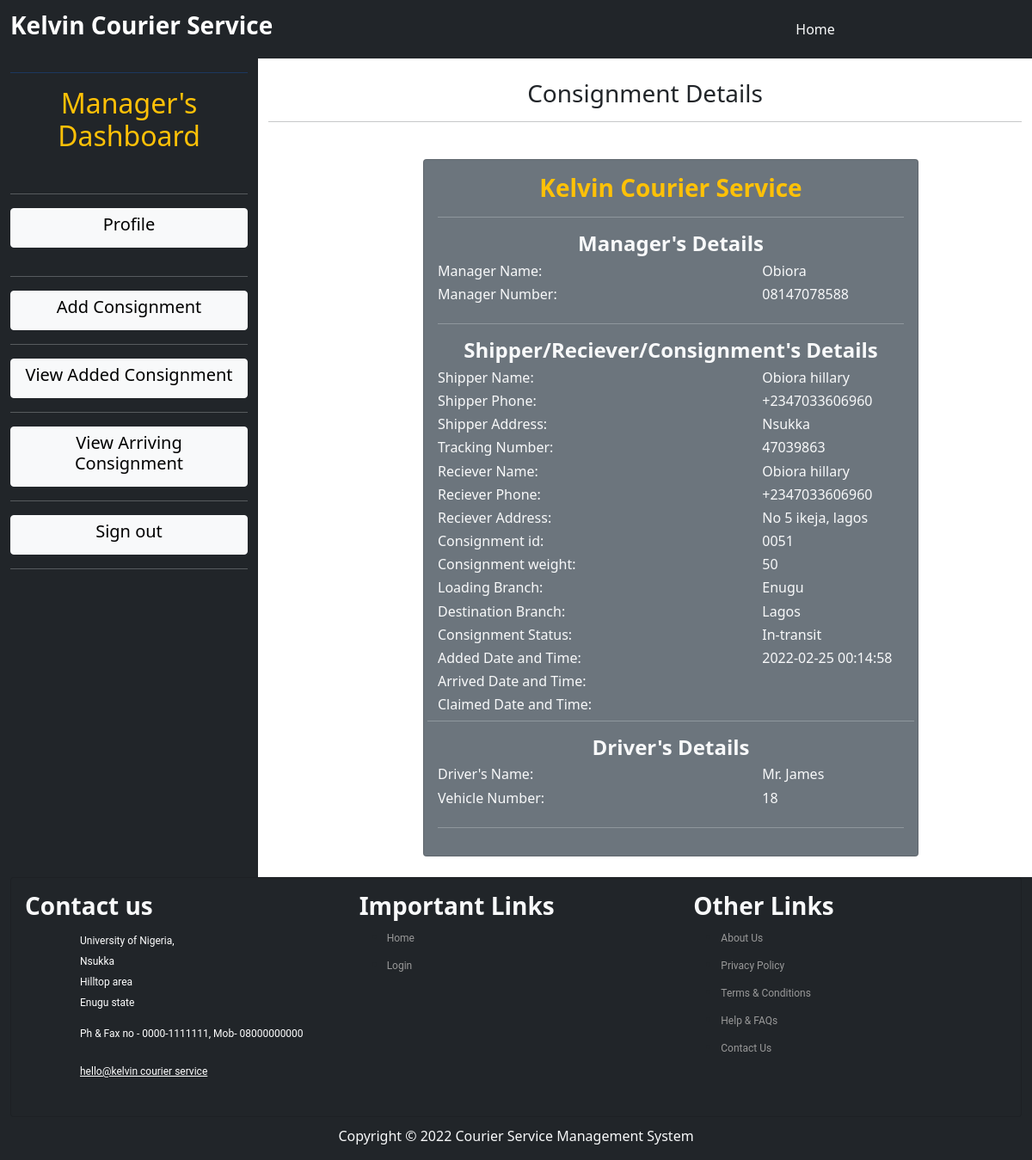
Page /view_consignment_details.php?id=1&view=select (signed in) on the committed database.
### tables this page shows
CREATE TABLE `courier` (
  `id` int(11) NOT NULL,
  `name` varchar(225) NOT NULL,
  `number` varchar(225) NOT NULL,
  `shipper_name` varchar(225) NOT NULL,
  `shipper_phone` varchar(225) NOT NULL,
  `shipper_address` varchar(225) NOT NULL,
  `reciever_name` varchar(225) NOT NULL,
  `reciever_phone` varchar(225) NOT NULL,
  `reciever_address` varchar(225) NOT NULL,
  `consignment_id` varchar(225) NOT NULL,
  `from_city` varchar(225) NOT NULL,
  `to_city` varchar(225) NOT NULL,
  `vehicle_number` varchar(225) NOT NULL,
  `driver_name` varchar(225) NOT NULL,
  `consignment_weight` varchar(225) NOT NULL,
  `tracking_number` varchar(225) NOT NULL,
  `status` varchar(225) NOT NULL,
  `date_arrived` varchar(225) NOT NULL,
  `date_claimed` varchar(225) NOT NULL,
  `time` timestamp NOT NULL DEFAULT current_timestamp()
);

### view_consignment_details.php (the view, shortened to what this page needs)
<?php
include('headerTwo.php');?>
<div class="container-fluid">
    <div class="row">
    <div class="col-3 text-light bg-dark text-center" style="min-height: 600px;"><hr class="bg-primary">
    <h2 class="text-warning">Manager's Dashboard</h2><br><hr>
    <tr class="text-center">
        <button class="fun btn btn-light w-100" data-toggle="collapse" data-target="#manager"><h5>Profile</h5></button>
        </tr><hr class="bg-dark">
        </tr><hr class="bg-light">
        <tr class="text-center">
        <a href="add_consignment.php"><button class="fun btn btn-light w-100"><h5>Add Consignment</h5></button></a>
        </tr><hr class="bg-light">
        <tr class="text-center">
        <a href="view_added_consignment.php"><button class="fun btn btn-light w-100"><h5>View Added Consignment</h5></button></a>
        </tr><hr class="bg-light">
        <tr class="text-center">
        <a href="view_arriving_consignment.php"><button class="fun btn btn-light w-100"><h5>View Arriving Consignment</h5></button></a>
        </tr><hr class="bg-light">
        <tr class="text-center">
        <a href="logout_employee.php"><button class="fun btn btn-light w-100"><h5>Sign out </h5></button></a>
        </tr><hr class="bg-light">
    </div>
    <div class="col-9"><br>
    <h3 class="text-center">Consignment Details</h3><hr>
    <?php
        global $con;
        if(isset($_GET['view']))
        {
        $query=mysqli_query($con,"select * from courier where id = '".$_GET['id']."'");
        while ($row = mysqli_fetch_array($query)) {
    ?>
    <div class="jumbotron">
    <div class="row">
    <div style="margin-top: 3%; margin-left: 20%;" class="col-8">
    <div class="card bg-secondary text-light">
        <div class="card-body">
        <h3 class="text-center text-warning"><strong>Kelvin Courier Service</strong></h1><hr>
        <h4 class="text-center"><strong>Manager's Details</strong></h4>
        <div class="row ">
        <div class="col-8">
            <h6>Manager Name:</h6>
            <h6>Manager Number:</h6>
        </div>
        <div class="col-4">
        <h6 class="d-none"><?php echo $row['id']; ?>
        <h6><?php echo $row['name']; ?></h6>
        <h6><?php echo $row['number']; ?></h6>
        </div>
        </div><hr>
        <h4 class="text-center"><strong>Shipper/Reciever/Consignment's Details</strong></h4>
        <div class="row">
        <div class="col-8">
        <h6>Shipper Name:</h6>
        <h6>Shipper Phone:</h6>
        <h6>Shipper Address:</h6>
        <h6>Tracking Number:</h6>
        <h6>Reciever Name:</h6>
        <h6>Reciever Phone:</h6>
        <h6>Reciever Address:</h6>
        <h6>Consignment id:</h6>
        <h6>Consignment weight:</h6>
        <h6>Loading Branch:</h6>
        <h6>Destination Branch:</h6>
        <h6>Consignment Status:</h6>
        <h6>Added Date and Time:</h6>
        <h6>Arrived Date and Time:</h6>
        <h6>Claimed Date and Time:</h6>
    </div>
     <div class="col-4">
<h6><?php echo $row['shipper_name']; ?></h6>
<h6><?php echo $row['shipper_phone']; ?></h6>
<h6><?php echo $row['shipper_address']; ?></h6>
<h6><?php echo $row['tracking_number']; ?></h6>
<h6><?php echo $row['reciever_name']; ?></h6>
<h6><?php echo $row['reciever_phone']; ?></h6>
<h6><?php echo $row['reciever_address']; ?></h6>
<h6><?php echo $row['consignment_id']; ?></h6>
<h6><?php echo $row['consignment_weight']; ?></h6>
<h6><?php echo $row['from_city']; ?></h6>
<h6><?php echo $row['to_city']; ?></h6>
<h6><?php echo $row['status']; ?></h6>
<h6><?php echo $row['time']; ?></h6>
     </div><hr>
    </div>
    <h4 class="text-center"><strong>Driver's Details</strong></h4>
<div class="row ">
<div class="col-8">
        <h6>Driver's Name:</h6>
        <h6>Vehicle Number:</h6>
     </div>
     <div class="col-4">
<h6><?php echo ucfirst($row['driver_name']); ?></h6>
<h6><?php echo $row['vehicle_number']; ?></h6>
     </div>
    </div><hr>
    </div>
    </div><br>
    </div>
    </div>
    </div>
    </div>
    <?php }
    }else {
      echo "could not view consignment";
    }
            ?>
    <?php include('footer.php'); ?>

### headerTwo.php (style rules this page uses)
body { padding: 0px; margin: 0px; border: 0px; }
.card { background-color: rgba(0, 0, 0, 0.7); }

### rows in the picture
courier: name "Obiora", number "08147078588", shipper_name "Obiora hillary", shipper_phone "+2347033606960", shipper_address "Nsukka", tracking_number "47039863", reciever_name "Obiora hillary", reciever_phone "+2347033606960", reciever_address "No 5 ikeja, lagos", consignment "0051", consignment_weight "50", from_city "Enugu", to_city "Lagos", status "In-transit", time "2022-02-25 00:14:58", driver_name "Mr. James", vehicle_number "18"
